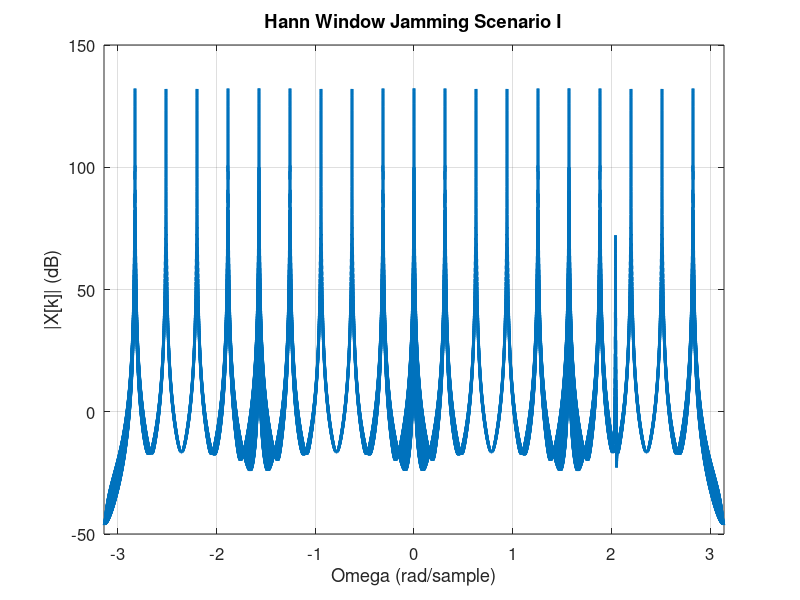

MATLAB code for this plot: (Note: this script raises an error after producing the figure.)
%% Generate DT LPE signal %%
rf_freq = 1.0075e9:5e6:1.0925e9; % Frequencies in Hz
fq_select = rf_freq(randi(length(rf_freq)));   %%% randomly select one of the freq
t=0:1:8191; % create 8192 DT sample index points 
% for jam scenario 1 samples can be low but with to detect signals with
% white noise the samples were increased 
N = length(t);
%%%%
% we have our our 1.0GHz to 1.1GHz shifted to -pi to pi
% so all our freq will get shifted accordingly
% scaling factor is DT bandwidth (2π) divided by the RF bandwidth (0.1 GHz)
% to get equivalent DT frequency for a given RF frequency
% we subtract the base frequency (1.0 GHz) from it and then scale
% basically each freq becomes ---> -pi + freq values
% so if we have 1.0075 and we know 1.0 maps to -pi 
% then similarly 1.0075 gets to -pi + 1.0075(just scaled)
%%%%%
omega = -pi + (2*pi / 0.1e9) * (fq_select - 1.0e9);
fprintf('RF Frequency: %.4f GHz, DT Frequency: %.4f rad/sample\n', fq_select/1e9, omega);
% Create a complex signal
I = cos(omega * t); % in-phase component
Q = 1i * sin(omega * t); % quadrature component
x_l = I + Q;

%{
%PLOT TO CHECK IF WE SEE THE OUR SIGNAL BETWEEN -pi to pi as we want
N_zp = 10 * 4095;
X = fftshift(fft(x_l, N_zp));
Omega = (-(N_zp/2):((N_zp/2)-1)) * 2 * pi / N_zp; % DT Frequency -pi to pi
h=plot(Omega,20*log10(abs(X)));
set(h,'linewidth',2)
set(gca,'fontsize',12)
xlabel('Omega rad/sample')
ylabel('|X[k]|')
title('DT LPE Spectrum(from -pi to pi)')
grid
xlim([-pi, pi]);
%}

%% JAMMING Scenario I: Sum of Sinusoids %%

jam_freqs = 1.005e9:5e6:1.095e9; % Jamming frequencies in Hz
x_jamming = zeros(1, N); % Initialize jamming signal

for f = jam_freqs
    omega_j = -pi + (2*pi / 0.1e9) * (f - 1.0e9); % Convert to DT frequency
    %fprintf('Jamming Frequency: %.4f GHz, DT Frequency: %.2f rad/sample\n', f/1e9, omega);
    x_jamming = x_jamming + cos(omega_j * t) + 1i * sin(omega_j * t);
end

x_jamming = x_jamming * sqrt(10^(60/10)); % jamming signal is 60 dB higher in power than the desired signal; amplified by a factor of 1000
%{
%PLOT TO WE SEE THE OUR SIGNAL
N_zp = 10 * 4095;
X = fftshift(fft(x_jamming, N_zp));
Omega = (-(N_zp/2):((N_zp/2)-1)) * 2 * pi / N_zp; % DT Frequency -pi to pi
h=plot(Omega,20*log10(abs(X)));
set(h,'linewidth',2)
set(gca,'fontsize',12)
xlabel('Omega rad/sample')
ylabel('|X[k]|')
title('Jamming Signal(Sum of 19 Sinusoids) Spectrum')
grid
xlim([-pi, pi]);
%}

%% JAMMING Scenario II: White Noise Jamming %%

%%%%%%%
%%% SNR in dB is 10log_10 (P_signal/P_noise)
%%% SNR of -30 dB means that the noise is 30 dB stronger than the signal
%%% Since P_noise is 30dB higher than P_signal
%%% The variance of noise will be 10^(30/100) = 1000 times the power of desired signal!
%%%%%%%
noise_v = 1000; 
% Generate complex Gaussian white noise
white_noise = sqrt(noise_v/2) * randn(1, N) + 1i * sqrt(noise_v/2) * randn(1, N);

%{
%plot noise
N_zp = 10 * 4096;
X = fftshift(fft(white_noise, N_zp));
Omega = (-(N_zp/2):((N_zp/2)-1)) * 2 * pi / N_zp; % DT Frequency -pi to pi
h=plot(Omega,20*log10(abs(X)));
set(h,'linewidth',2)
set(gca,'fontsize',12)
xlabel('Omega rad/sample')
ylabel('|X[k]|')
title('DT LPE Spectrum(from -pi to pi)')
grid
xlim([-pi, pi]);
%}

%% DFT ANALYSIS FOR PART I %%

x_l_jammed = x_l + x_jamming;
N_zp_j = 2 * N ;
Omega = (-(N_zp_j/2):((N_zp_j/2)-1)) * 2 * pi / N_zp_j; % DT Frequency -pi to pi
% Different windows
window_types = {'han', 'ham', 'black'};
window_functions = {hann(length(x_l_jammed)), hamming(length(x_l_jammed)), blackman(length(x_l_jammed))};
% Initialize structure for storing FFT results
X_windows = struct();

for i = 1:length(window_functions)
    % Apply window
    x_windowed = x_l_jammed .* window_functions{i}';
    X_windowed = fftshift(fft(x_windowed, N_zp_j));
    % Store in structure
    X_windows.(window_types{i}) = X_windowed;
end


% Plotting
h = plot(Omega,20*log10(abs(X_windows.han)));
set(h,'linewidth',2)
set(gca,'fontsize',12)
xlabel('Omega (rad/sample)')
ylabel('|X[k]| (dB)')
title('Hann Window Jamming Scenario I')
grid
xlim([-pi, pi]);
[pks, locs] = findpeaks(20*log10(abs(X_windows.han)), 'MinPeakProminence',72); % Find Peaks
[min_peak, min_idx] = min(pks);
min_peak_loc = Omega(locs(min_idx)); % Identifying the lowest peak
hold on;
plot(min_peak_loc, min_peak, 'p', 'MarkerSize', 15, 'MarkerEdgeColor', 'red', 'MarkerFaceColor', 'yellow');
hold off;
legend('DFT Spectrum', 'True Signal', 'Location', 'best');


%% DFT ANALYSIS FOR PART II %%

x_l_noisy = x_l + white_noise;

% averaging DFTs
segment_length = 4096; % Length of each segment
overlap = 2048; % 50% overlap
N_zp = N; 
start_idx = 1;
average_spectrum_dft = zeros(1, N_zp);
num_segments = 0;

% Averaging DFTs with hamming window
while start_idx + segment_length - 1 <= N
    segment = x_l_noisy(start_idx:start_idx + segment_length - 1);
    windowed_segment = segment .* hamming(length(segment))';
    segment_dft = fftshift(fft(windowed_segment, N_zp));
    average_spectrum_dft = average_spectrum_dft + abs(segment_dft);
    start_idx = start_idx + segment_length - overlap;
    num_segments = num_segments + 1;
end

average_spectrum_dft = average_spectrum_dft / num_segments;
Omega_n = (-(N_zp/2):((N_zp/2)-1)) * 2 * pi / N_zp; % DT Frequency -pi to pi
% Plot the DFT spectrum
plot(Omega_n, 20*log10(abs(average_spectrum_dft)), 'b');
set(gca, 'linewidth', 2, 'fontsize', 12);
xlabel('Omega (rad/sample)');
ylabel('|X[k]| (dB)');
title('Average DFT of Noisy Signal');
grid on;
xlim([-pi, pi]);
hold on;
%%% just to visualize where actually our signal is I used real omega value
% omega is unknown to user... for real situation I try to find the highest peak 
% and calculated a percentage of times our signal is actually the highest peak... 
% 33% times our signal has highest peak...code is shown in comment below..
[~, signal_bin] = min(abs(Omega_n - omega));
peak_value = 20*log10(abs(average_spectrum_dft(signal_bin)));
plot(Omega_n(signal_bin), peak_value, 'ro', 'MarkerSize', 10, 'LineWidth', 2);
legend('DFT Spectrum', 'True Signal', 'Location', 'best');
hold off;

%{
% Output SNR
[~, signal_bin] = min(abs(Omega_n - omega)); 
signal_power = abs(average_spectrum_dft(signal_bin))^2;
bins = 1:length(Omega_n); % Array of all bin indices
is_noise_bin = true(size(bins));
is_noise_bin(signal_bin) = false;
noise_bins = Omega_n(is_noise_bin);
noise_power = mean(abs(average_spectrum_dft(noise_bins)).^2);
output_SNR_db = 10 * log10(signal_power / noise_power);
fprintf('Output SNR: %f dB\n', output_SNR_db);


num_trials = 10000; % Number of trials
num_true_positives = 0;
num_false_alarms = 0;
threshold_dB = -30; %noise floor assuming

for trial = 1:num_trials
    rf_freq = 1.0075e9:5e6:1.0925e9; 
    t=0:1:8191; 
    N = length(t);
    f = rf_freq(randi(length(rf_freq)));
    omega = -pi + (2*pi / 0.1e9) * (f - 1.0e9);
    x_l = cos(omega * t) + 1i * sin(omega * t);

    noise_v = 1000; 
    r_noise = sqrt(noise_v/2) * randn(1, N);
    i_noise = sqrt(noise_v/2) * randn(1, N);
    white_noise = r_noise + 1i * i_noise;

    x_l_noisy = x_l + white_noise;

    segment_length = 4096; 
    overlap = 2048;
    N_zp = 7 * N; 
    start_idx = 1;
    average_spectrum_dft = zeros(1, N_zp);
    num_segments = 0;

    while start_idx + segment_length - 1 <= N
        segment = x_l_noisy(start_idx:start_idx + segment_length - 1);
        windowed_segment = segment .* hamming(length(segment))';
        segment_dft = fftshift(fft(windowed_segment, N_zp));
        average_spectrum_dft = average_spectrum_dft + abs(segment_dft);
        start_idx = start_idx + segment_length - overlap;
        num_segments = num_segments + 1;
    end

    average_spectrum_dft = average_spectrum_dft / num_segments;
    threshold = 1000; % Threshold for -30dB
    thresholded_spectrum = average_spectrum_dft;
    thresholded_spectrum(average_spectrum_dft < threshold) = 0;

    Omega = (-(N_zp/2):((N_zp/2)-1)) * 2 * pi / N_zp; % DT Frequency -pi to pi


    % Find peaks in the DFT output
    peaks = findpeaks(20*log10(abs(average_spectrum_dft)));
    if isempty(peaks)
        continue; % No peaks detected, skip to next iteration
    end

    [max_peak, idx] = max(peaks);
    peak_frequency = Omega(idx);
    if max_peak > threshold_dB
        if abs(peak_frequency - omega) < 2 % Define a tolerance
            num_true_positives = num_true_positives + 1;
        else
            num_false_alarms = num_false_alarms + 1;
        end
    end
end

Pd = num_true_positives / num_trials;
FAR = num_false_alarms / num_trials;
fprintf('Detection Probability: %.2f\n', Pd);
fprintf('False Alarm Rate: %.2f\n', FAR);
%}
